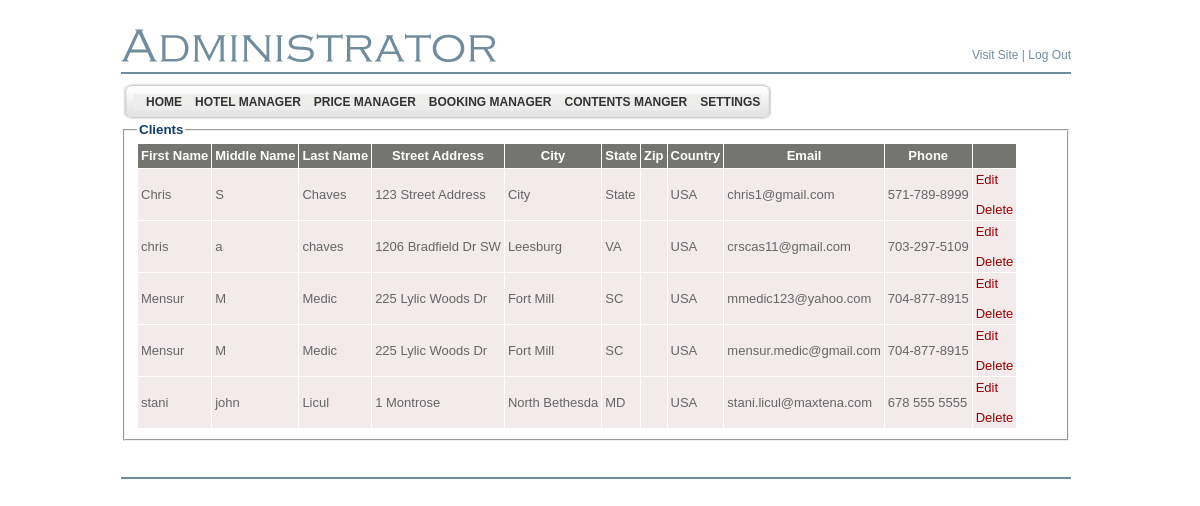
Screenshot of /LiculApartments/admin/clients_list.php (signed in) with the database file from the repository.
### tables this page shows
CREATE TABLE `bsi_adminmenu` (
  `id` int(4) NOT NULL auto_increment,
  `name` varchar(200) NOT NULL default '',
  `url` varchar(200) default NULL,
  `menu_desc` varchar(200) NOT NULL default '',
  `parent_id` int(4) default '0',
  `status` enum('Y','N') default 'Y',
  `ord` int(5) NOT NULL default '0',
  `privileges` int(11) NOT NULL,
  PRIMARY KEY  (`id`),
  UNIQUE KEY `kid` (`name`,`parent_id`)
);

CREATE TABLE `bsi_clients` (
  `id` int(10) unsigned NOT NULL auto_increment,
  `first_name` varchar(256) NOT NULL,
  `middle_name` varchar(256) default NULL,
  `last_name` varchar(256) NOT NULL,
  `street_address` varchar(256) NOT NULL,
  `city` varchar(256) NOT NULL,
  `state` varchar(64) default NULL,
  `zip` varchar(64) default NULL,
  `country` varchar(64) NOT NULL,
  `phone` varchar(64) NOT NULL,
  `email` varchar(256) NOT NULL,
  `ip` varchar(32) NOT NULL,
  PRIMARY KEY  (`id`),
  UNIQUE KEY `email` (`email`)
);

### LiculApartments/includes/SystemConfiguration.class.php (called while the page is built, shortened)
<?php
require_once ("KLogger.class.php");
require_once ("Client.class.php");
require_once ("Utilities.class.php");
$loggingDirectory = "./logs/";
$currentDirectory = getcwd();
if (Utilities::stringEndsWith($currentDirectory, "admin"))
{
	$loggingDirectory = "../logs/";
}
$logger = new KLogger($loggingDirectory, KLogger::INFO);
?>

### LiculApartments/includes/Utilities.class.php (called while the page is built, shortened)
<?php
class Utilities
{
	public static function stringEndsWith($string, $test)
	{
	    $strlen = strlen($string);
	    $testlen = strlen($test);
	    return substr_compare($string, $test, -$testlen) === 0;
	}
}
?>

### LiculApartments/includes/KLogger.class.php (called while the page is built, shortened)
<?php
	class KLogger
	{
		public function __construct( $filepath , $priority )
		{
			$this->log_file = $filepath . "log_" . date("Y_m_d") . ".log";
			$this->priority = $priority;
			return;
		}
		private function shouldLog($priority)
		{
			return false;
		}
	}
?>

### LiculApartments/includes/Client.class.php (called while the page is built, shortened)
<?php
class Client
{
	public static function fetchFromParameters($params)
	{
		$client = new Client();
		if (isset($params['id']) && is_numeric($params['id']))
		{
			$client->id = intval($params['id']);
		}
		if (isset($params['first_name']))
		{
			$client->firstName = $params['first_name'];
		}
		if (isset($params['middle_name']))
		{
			$client->middleName = $params['middle_name'];
		}
		if (isset($params['last_name']))
		{
			$client->lastName = $params['last_name'];
		}
		if (isset($params['street_address']))
		{
			$client->streetAddress = $params['street_address'];
		}
		if (isset($params['city']))
		{
			$client->city = $params['city'];
		}
		if (isset($params['state']))
		{
			$client->state = $params['state'];
		}
		if (isset($params['zip']))
		{
			$client->zip = $params['zip'];
		}
		if (isset($params['country']))
		{
			$client->country = $params['country'];
		}
		if (isset($params['phone']))
		{
			$client->phone = $params['phone'];
		}
		if (isset($params['email']))
		{
			$client->email = $params['email'];
		}
		if (isset($params['ip']))
		{
			$client->ipAddress = $params['ip'];
		}
        else
        {
            $client->ipAddress = $_SERVER['REMOTE_ADDR'];
        }
		return $client;
	}
	private static function fetchFromSqlMultiple($sql)
    {
		$clients = array();
		$query = mysql_query($sql);
		while ($row = mysql_fetch_assoc($query))
		{
		    $client = Client::fetchFromParameters($row);
		    $clients[] = $client;
		}
		return $clients;
    }
	public static function fetchAllFromDb()
	{
		$sql = "SELECT * FROM bsi_clients ORDER BY first_name" ;
		return Client::fetchFromSqlMultiple($sql);
	}
}

### LiculApartments/admin/clients_list.php (the view, shortened to what this page needs)
<?php
require_once ("../includes/SystemConfiguration.class.php");
$clients = Client::fetchAllFromDb();
include ("header.php");
?>
</td>
  </tr>
  <tr>
    <td valign="top" >
    <fieldset>
	    <legend class="TitleBlue11pt">Clients</legend>
	    	<table cellspacing="1" border="0" cellpadding="3">
				<tr bgcolor="#747471">
					<td scope="col" align="center"><b><font color="white"
						face="Verdana, Arial, Helvetica, sans-serif" size="2">First Name</font></b>
					</td>
					<td scope="col" align="center"><b><font color="white"
						face="Verdana, Arial, Helvetica, sans-serif" size="2">Middle Name</font></b>
					</td>
					<td scope="col" align="center"><b><font color="white"
						face="Verdana, Arial, Helvetica, sans-serif" size="2">Last Name</font></b>
					</td>
					<td scope="col" align="center"><b><font color="white"
						face="Verdana, Arial, Helvetica, sans-serif" size="2">Street Address</font></b>
					</td>
					<td scope="col" align="center"><b><font color="white"
						face="Verdana, Arial, Helvetica, sans-serif" size="2">City</font></b>
					</td>
					<td scope="col" align="center"><b><font color="white"
						face="Verdana, Arial, Helvetica, sans-serif" size="2">State</font></b>
					</td>
					<td scope="col" align="center"><b><font color="white"
						face="Verdana, Arial, Helvetica, sans-serif" size="2">Zip</font></b>
					</td>
					<td scope="col" align="center"><b><font color="white"
						face="Verdana, Arial, Helvetica, sans-serif" size="2">Country</font></b>
					</td>
					<td scope="col" align="center"><b><font color="white"
						face="Verdana, Arial, Helvetica, sans-serif" size="2">Email</font></b>
					</td>
					<td scope="col" align="center"><b><font color="white"
						face="Verdana, Arial, Helvetica, sans-serif" size="2">Phone</font></b>
					</td>
					<td scope="col" align="center">&nbsp;</td>
				</tr>
				<?php
				foreach ($clients as $client)
				{
					echo '<tr class="odd" bgcolor="#f2eaeb">' . "\n";
					echo '	<td align="left"><font color="#666666" face="Verdana, Arial, Helvetica, sans-serif" size="2">' . $client->firstName . '</font></td>' . "\n";
					echo '	<td align="left"><font color="#666666" face="Verdana, Arial, Helvetica, sans-serif" size="2">' . $client->middleName . '</font></td>' . "\n";
					echo '	<td align="left"><font color="#666666" face="Verdana, Arial, Helvetica, sans-serif" size="2">' . $client->lastName . '</font></td>' . "\n";
					echo '	<td align="left"><font color="#666666" face="Verdana, Arial, Helvetica, sans-serif" size="2">' . $client->streetAddress . '</font></td>' . "\n";
					echo '	<td align="left"><font color="#666666" face="Verdana, Arial, Helvetica, sans-serif" size="2">' . $client->city . '</font></td>' . "\n";
					echo '	<td align="left"><font color="#666666" face="Verdana, Arial, Helvetica, sans-serif" size="2">' . $client->state . '</font></td>' . "\n";
					echo '	<td align="left"><font color="#666666" face="Verdana, Arial, Helvetica, sans-serif" size="2">' . $client->zip . '</font></td>' . "\n";
					echo '	<td align="left"><font color="#666666" face="Verdana, Arial, Helvetica, sans-serif" size="2">' . $client->country . '</font></td>' . "\n";
					echo '	<td align="left"><font color="#666666" face="Verdana, Arial, Helvetica, sans-serif" size="2">' . $client->email . '</font></td>' . "\n";
					echo '	<td align="left"><font color="#666666" face="Verdana, Arial, Helvetica, sans-serif" size="2">' . $client->phone . '</font></td>' . "\n";
					echo '	<td align="left"><font color="#666666" face="Verdana, Arial, Helvetica, sans-serif" size="2">';
					echo '		<a href="clients_add_edit.php?id=' . $client->id . '" style="text-decoration:none"><font color="#990000"  face="Verdana, Arial, Helvetica, sans-serif" size="2" >Edit</font></a>' . "\n";
					echo '		<br/><br/><a href="clients_delete.php?id=' . $client->id . '" style="text-decoration:none" onclick = "if (! confirm(\'Are you sure?\')) { return false; }"><font color="#990000"  face="Verdana, Arial, Helvetica, sans-serif" size="2" >Delete</font></a>';
					echo '	</td>' ."\n";
					echo "</tr>\n";
				}
				?>
			</table>
    </fieldset>
    </td>
  </tr>
  <?php include("footer.php"); ?>
</table>
</body>
</html>

### LiculApartments/admin/header.php (shortened to what this page needs)
<!DOCTYPE html PUBLIC "-//W3C//DTD XHTML 1.0 Transitional//EN" "http://www.w3.org/TR/xhtml1/DTD/xhtml1-transitional.dtd">
<html xmlns="http://www.w3.org/1999/xhtml">
<head>
	<link href="style.css" rel="stylesheet" type="text/css" />
	<link href="style1.css" rel="stylesheet" type="text/css">
</head>
<body>
<table align="center" width="950" border="0" cellspacing="0"
	cellpadding="0">
	<tr>
		<td width="366">&nbsp;</td>
		<td width="584">&nbsp;</td>
	</tr>
	<tr>
		<td align="left" valign="bottom"><img src="images/adminis.gif" alt="" /></td>
		<td align="right" valign="bottom" class="bodyMenutext8pt"><a
			href="../index.php" target="_blank" class="bodyMenutext8pt">Visit
		Site</a> | <a href="logout.php" class="bodyMenutext8pt">Log Out</a></td>
	</tr>
	<tr>
		<td height="10"></td>
		<td></td>
	</tr>
	<tr>
		<td colspan="2" height="2" bgcolor="#718d9d"></td>
	</tr>
</table>
<table align="center" width="950" border="0" cellspacing="0" cellpadding="0">
	<tr>
		<td height="8"></td>
	</tr>
	<tr>
		<td align="left">
		<table border="0" style="background-image: url(images/menu_tile.gif);"
			cellspacing="0" cellpadding="0">
			<tr>
				<td><img src="images/menubar_left.gif" alt="" width="13" height="40" /></td>
				<td align="left" class="bodytext8pt">
				<div class="sample1">
				<div class="horz_menu">
<?php
$sql_parent = mysql_query("select * from bsi_adminmenu where parent_id=0 and status='Y' order by ord");
while ($row_parent = mysql_fetch_array($sql_parent))
{
	echo "<a id=\"" . $row_parent[0] . "\"      href=\"" . $row_parent[2] . "\">&nbsp;&nbsp;&nbsp;" . $row_parent[1] . "</a>";
}
?>
<br clear="both" />
				</div>
</div>
				</td>
				<td><img src="images/menubar_right.gif" alt="" width="13"
					height="40" /></td>
			</tr>
		</table>

### LiculApartments/admin/style.css (style rules this page uses)
.bodytext8pt { color: #000000; font-family: 'Tahoma', 'Arial', 'Verdana'; font-size: 8pt; font-weight: normal; margin: 0; line-height: 120% }
.TitleBlue11pt { color: #113E6D; font-family: 'Trebuchet MS', 'Tahoma', 'Arial', 'Verdana'; font-size: 10pt; font-weight: bold; margin: 0; }
.bodyMenutext8pt { color: #718d9d; font-family: 'Verdana', 'Tahoma', 'Arial'; font-size: 12px; font-weight: normal; margin: 0; }
a.bodyMenutext8pt { color: #718d9d; font-weight: normal; text-decoration: none }
body { margin-top: 00; margin-bottom: 0; margin-left: 0; background-color: #FFFFFF; background-repeat: repeat-x; background-position; 0 0 }
a:link { text-decoration:none; font-color: #990000; font-family: Verdana, Arial, Helvetica, sans-serif; font-size: 2; }

### LiculApartments/admin/style1.css (style rules this page uses)
div.horz_menu a { display: block; float: left; }
div.sample1 div.horz_menu a, div.sample1 div.vert_menu a { padding: 1px 0px 1px 0px; background:#ededec; width:inherit; padding:2px; text-decoration: none; font-family:Arial, Helvetica, sans-serif; font-weight: 900; font-size: 12px; color: #333333; }
div.sample1 div.horz_menu a { margin-right: -1px; width:auto; }
a:link { text-decoration:none; font-color: #990000; font-family: Verdana, Arial, Helvetica, sans-serif; font-size: 2; }

### rows the page displays
bsi_adminmenu: name "HOME"
bsi_adminmenu: name "HOTEL MANAGER"
bsi_adminmenu: name "PRICE MANAGER"
bsi_adminmenu: name "BOOKING MANAGER"
bsi_adminmenu: name "CONTENTS MANGER"
bsi_adminmenu: name "SETTINGS"
bsi_clients: first_name "Chris", middle_name "S", last_name "Chaves", street_address "123 Street Address", city "City", state "State", country "USA", email "chris1@gmail.com", phone "571-789-8999"
bsi_clients: first_name "chris", middle_name "a", last_name "chaves", street_address "1206 Bradfield Dr SW", city "Leesburg", state "VA", country "USA", email "crscas11@gmail.com", phone "703-297-5109"
bsi_clients: first_name "Mensur", middle_name "M", last_name "Medic", street_address "225 Lylic Woods Dr", city "Fort Mill", state "SC", country "USA", email "mmedic123@yahoo.com", phone "704-877-8915"
bsi_clients: first_name "Mensur", middle_name "M", last_name "Medic", street_address "225 Lylic Woods Dr", city "Fort Mill", state "SC", country "USA", email "mensur.medic@gmail.com", phone "704-877-8915"
bsi_clients: first_name "stani", middle_name "john", last_name "Licul", street_address "1 Montrose", city "North Bethesda", state "MD", country "USA", email "stani.licul@maxtena.com", phone "678 555 5555"
